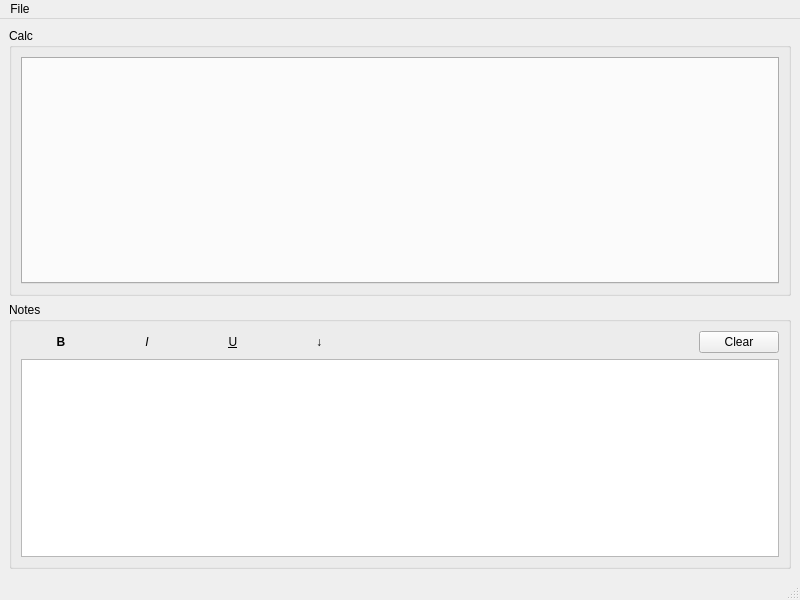
<?xml version="1.0" encoding="UTF-8"?>
<ui version="4.0">
 <class>VoDi</class>
 <widget class="QMainWindow" name="VoDi">
  <property name="geometry">
   <rect>
    <x>0</x>
    <y>0</y>
    <width>800</width>
    <height>600</height>
   </rect>
  </property>
  <property name="windowTitle">
   <string>VoDi</string>
  </property>
  <widget class="QWidget" name="centralwidget">
   <layout class="QGridLayout" name="gridLayout">
    <item row="2" column="0" colspan="2">
     <widget class="QGroupBox" name="groupBox_2">
      <property name="title">
       <string>Notes</string>
      </property>
      <layout class="QGridLayout" name="gridLayout_3">
       <item row="0" column="4">
        <spacer name="horizontalSpacer">
         <property name="orientation">
          <enum>Qt::Orientation::Horizontal</enum>
         </property>
         <property name="sizeHint" stdset="0">
          <size>
           <width>40</width>
           <height>20</height>
          </size>
         </property>
        </spacer>
       </item>
       <item row="0" column="2">
        <widget class="QPushButton" name="pushUnderline">
         <property name="font">
          <font>
           <underline>true</underline>
          </font>
         </property>
         <property name="text">
          <string>U</string>
         </property>
         <property name="checkable">
          <bool>true</bool>
         </property>
         <property name="flat">
          <bool>true</bool>
         </property>
        </widget>
       </item>
       <item row="0" column="0">
        <widget class="QPushButton" name="pushBold">
         <property name="sizePolicy">
          <sizepolicy hsizetype="Maximum" vsizetype="Fixed">
           <horstretch>16</horstretch>
           <verstretch>0</verstretch>
          </sizepolicy>
         </property>
         <property name="font">
          <font>
           <bold>true</bold>
          </font>
         </property>
         <property name="text">
          <string>B</string>
         </property>
         <property name="checkable">
          <bool>true</bool>
         </property>
         <property name="flat">
          <bool>true</bool>
         </property>
        </widget>
       </item>
       <item row="1" column="0" colspan="6">
        <widget class="QTextEdit" name="textEdit"/>
       </item>
       <item row="0" column="5">
        <widget class="QPushButton" name="pushClear">
         <property name="text">
          <string>Clear</string>
         </property>
        </widget>
       </item>
       <item row="0" column="1">
        <widget class="QPushButton" name="pushItalic">
         <property name="font">
          <font>
           <italic>true</italic>
          </font>
         </property>
         <property name="text">
          <string>I</string>
         </property>
         <property name="checkable">
          <bool>true</bool>
         </property>
         <property name="flat">
          <bool>true</bool>
         </property>
        </widget>
       </item>
       <item row="0" column="3">
        <widget class="QPushButton" name="pushSubscript">
         <property name="text">
          <string>↓</string>
         </property>
         <property name="flat">
          <bool>true</bool>
         </property>
        </widget>
       </item>
      </layout>
     </widget>
    </item>
    <item row="1" column="0" colspan="2">
     <widget class="QGroupBox" name="groupBox">
      <property name="title">
       <string>Calc</string>
      </property>
      <layout class="QGridLayout" name="gridLayout_2">
       <item row="0" column="0">
        <widget class="QTabWidget" name="tabWidget">
         <property name="currentIndex">
          <number>-1</number>
         </property>
        </widget>
       </item>
      </layout>
     </widget>
    </item>
   </layout>
  </widget>
  <widget class="QMenuBar" name="menubar">
   <property name="geometry">
    <rect>
     <x>0</x>
     <y>0</y>
     <width>800</width>
     <height>30</height>
    </rect>
   </property>
   <widget class="QMenu" name="menuFile">
    <property name="title">
     <string>File</string>
    </property>
    <addaction name="actionReset"/>
   </widget>
   <addaction name="menuFile"/>
  </widget>
  <widget class="QStatusBar" name="statusbar"/>
  <action name="actionReset">
   <property name="text">
    <string>Reset</string>
   </property>
  </action>
 </widget>
 <resources/>
 <connections/>
</ui>
